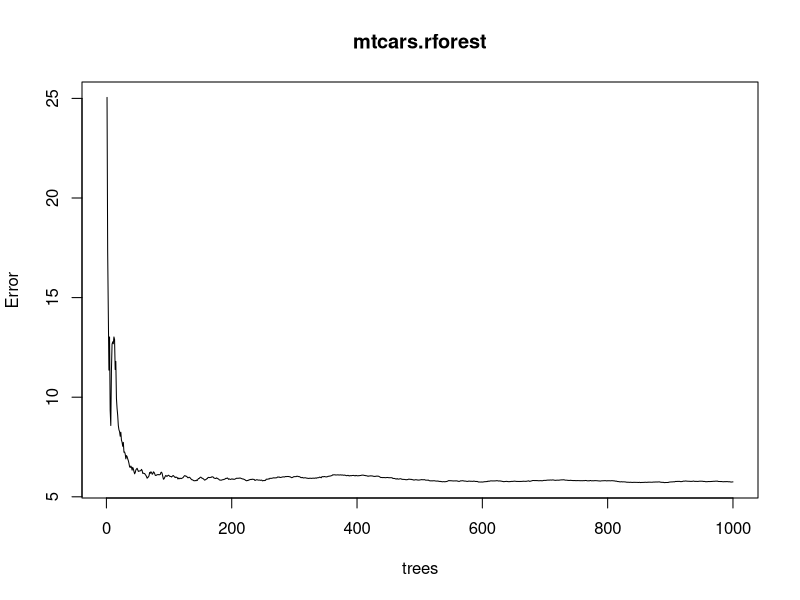
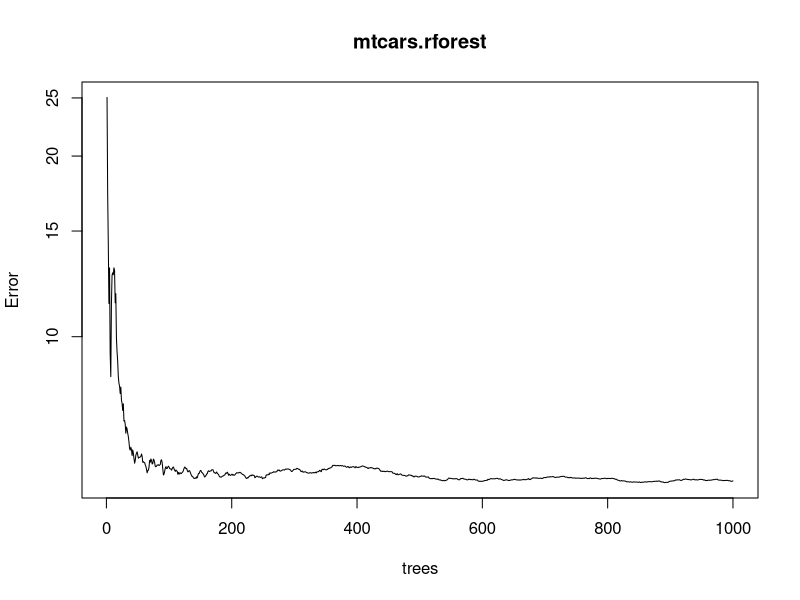
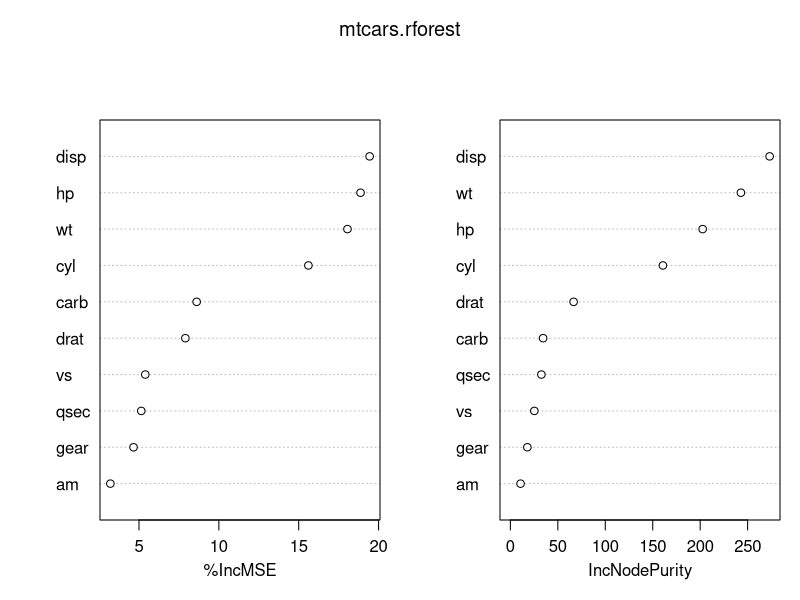
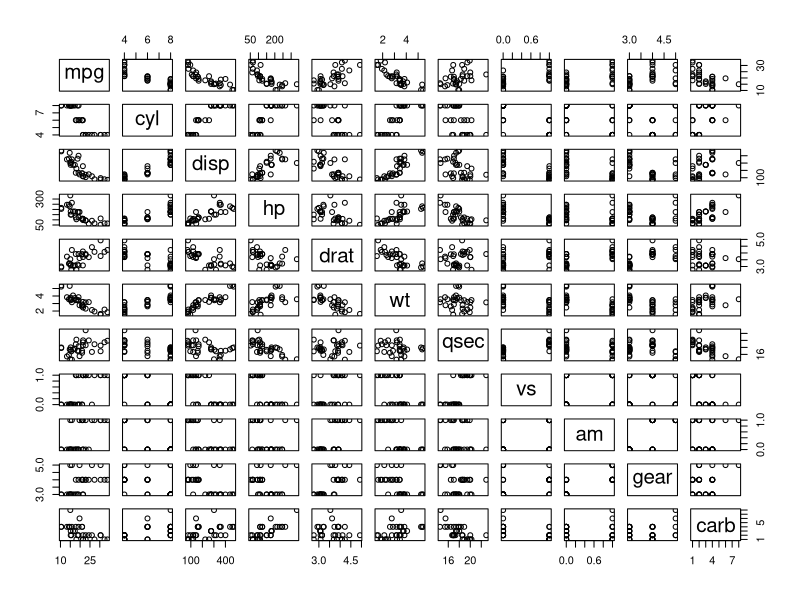

The R script that drew these images, in order: (Note: this script raises an error after producing the figures.)


#*********************************************************
# Visualizing example trees from RandomForest 
#*********************************************************
# Created: 2018-07-03

library("randomForest")
# library("broom")  # can't deal with random forest :( 

# help(package = "randomForest")

# rm(list = ls())
# reference: https://stats.stackexchange.com/questions/2344/best-way-to-present-a-random-forest-in-a-publication 


# create rforest to predict mpg using all other vars: -----------
mtcars.rforest <- randomForest(mpg ~ ., 
                               data = mtcars, 
                               ntree = 1000, 
                               keep.forest = TRUE, 
                               importance = TRUE)


# str(mtcars.rforest)  # not super-helpful
# summary(mtcars.rforest)  # not super-helpful



# plotting errors and var importance as trees grow: -----------------
plot(mtcars.rforest)
plot(mtcars.rforest, log = "y")  # not sure what the point of log is 

# ?varImpPlot
varImpPlot(mtcars.rforest)

pairs(mtcars) # look down first col - makes sense that disp, hp, wt are most important 

MDSplot(mtcars.rforest)  # todo: ??? 


# plotting single tree: --------------

# predict iris species using other vars: 
?getTree
getTree(randomForest(iris[,-5], iris[,5], ntree=10), 3, labelVar=TRUE)

getTree(mtcars.rforest, 
        sample(1:1000,1), 
        labelVar = TRUE)

# A matrix (or data frame, if labelVar=TRUE) with six columns and number of rows equal 
# to total number of nodes in the tree. 
# 
# left daughter =  the row where the left daughter node is; 0 if the node is terminal
# right daughter	=  the row where the right daughter node is; 0 if the node is terminal
# split var	=  which variable was used to split the node; 0 if the node is terminal
# split point = where the best split is; see Details for categorical predictor
# status = is the node terminal (-1) or not (1)
# prediction = the prediction for the node; 0 if the node is not terminal
